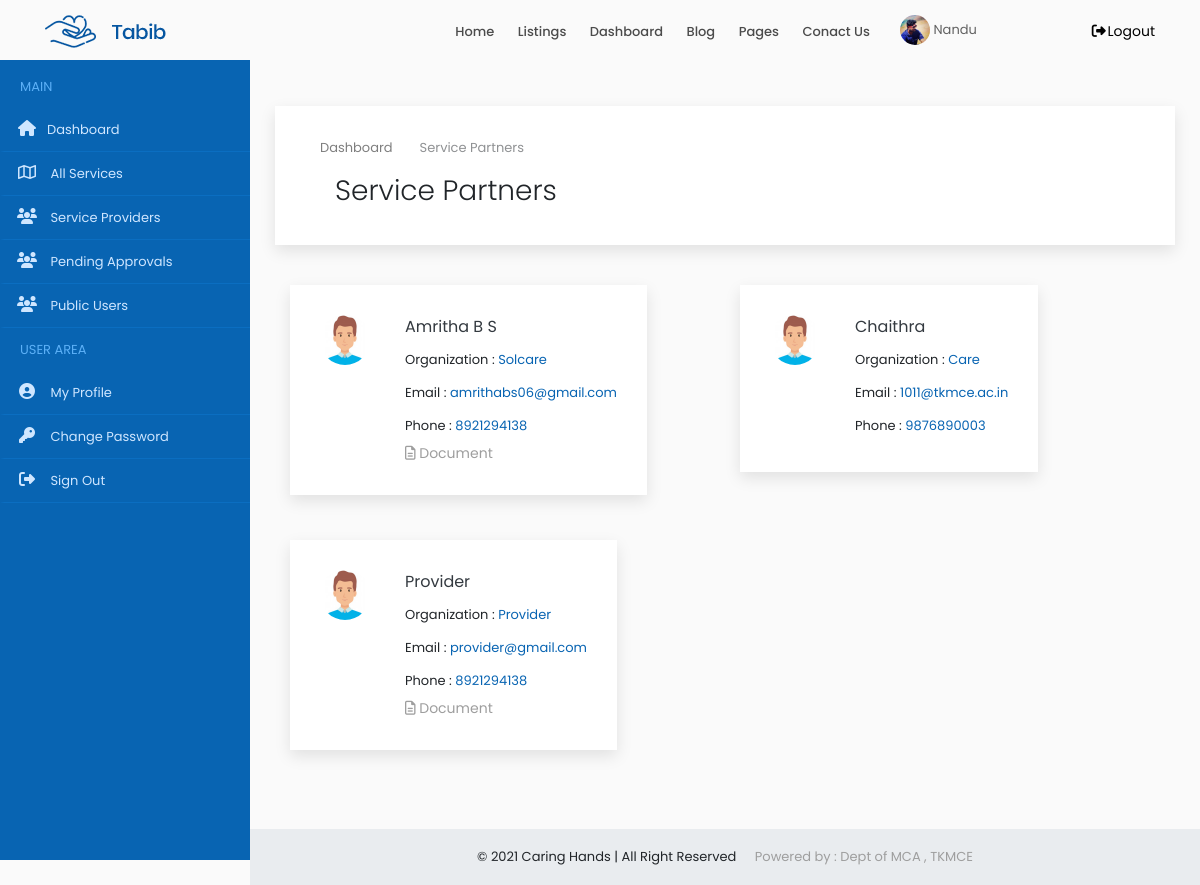
The app's page /administrator/providers/ (signed in) with its own data.
### accounts/models.py (models this page shows, shortened)
class Users(models.Model):
    user = models.ForeignKey(User,on_delete=models.CASCADE)
    name = models.CharField(max_length=150)
    email = models.EmailField(max_length=200,null=True, blank=True)
    organization = models.CharField(max_length=250,null=True, blank=True)
    mob = models.CharField(max_length=12)
    sex = models.CharField(max_length=10,choices=gender,default='Male')
    house = models.CharField(max_length=100,null=True, blank=True)
    street1 =models.CharField(max_length=100,null=True, blank=True)
    street2 =models.CharField(max_length=100,null=True, blank=True)
    city = models.CharField(max_length=100,null=True, blank=True)
    district = models.CharField(max_length=100,null=True, blank=True)
    state = models.CharField(max_length=100,null=True,choices=states, blank=True)
    pin = models.CharField(max_length=100,null=True,blank=True)
    age = models.IntegerField(null=True, blank=True)
    type = models.CharField(max_length=20,choices=user_type)
    approval = models.CharField(max_length=20,choices=approval_choices,default='Pending')
    document = models.FileField(upload_to='documents',null=True, blank=True)
    profile_picture = models.FileField(upload_to='dp',default='assets/img/user3.png')

### accounts/views.py (the view)
# urls.py: path('administrator/providers/',ViewServiceProviders.as_view(), name='service_providers'),
class ViewServiceProviders(View):
    def get(self, request):
        x = AdminCheck(request)
        if x == True:
            user = request.user
            account = Users.objects.get(user=user)
            sp = Users.objects.filter(type='service_provider',approval='1')
            context = {'account': account,'sp': sp}
            return render(request,'admin/service_providers.html',context)

### accounts/functions.py (called while the page is built)
def AdminCheck(request):
    user = request.user
    if user.is_authenticated:
        try:
            u = Users.objects.get(user=user)
            if u.type == 'admin':
                return (True)
            else:
                return (False)
        except:
            return (False)
    else:
        return (False)

### accounts/templates/admin/service_providers.html (shortened to what this page needs)
{% extends 'common/dashboard_main.html' %}
{% load static %}
{% block content %}
{% include 'common/header.html' %}
{% include 'admin/sidenav.html' %}
<div class="content-wrapper">
<div class="container-fluid overflow-hidden">
    <div class="row margin-tb-90px margin-lr-10px sm-mrl-0px">
        <div id="page-title" class="padding-30px background-white full-width box-shadow">
            <div class="container">
                <ol class="breadcrumb opacity-5">
                    <li><a href="{% url 'home' %}">Dashboard</a></li>
                    <li class="active">Service Partners</li>
                </ol>
                <div class="container-fluid">
                    <div class="row">
                        <div class="col-6">
                            <h1 class="font-weight-300">Service Partners</h1>
                        </div>
                        <div class="col-6">
                        </div>
                    </div>
                </div>
            </div>
        </div>
        <div class="container-fluid">
            <div class="row" style="margin-top:40px">
                {% for i in sp %}
                 <div class="col-lg-6 margin-bottom-45px full-width">
                    <div class="background-white thum-hover box-shadow  hvr-float">
                        <div class="padding-30px full-width">
                            <img src="{{i.profile_picture.url}}" class="float-left margin-right-20px border-radius-60 margin-bottom-20px" alt="" style="width: 50px;height:50px">
                            <div class="margin-left-85px">
                                <a class="d-block text-dark text-medium margin-bottom-5px" href="#">{{i.name|title}} </a>
                                <div class="d-block padding-tb-5px">Organization :  <a href="#" class="text-main-color">{{i.organization|title}}</a></div>
                                <div class="d-block padding-tb-5px">Email :  <a href="#" class="text-main-color">{{i.email}}</a></div>
                                <div class="d-block padding-tb-5px">Phone  :  <a href="#" class="text-main-color">{{i.mob}}</a></div>
                                {% if i.document %}
                                <a href="{{i.document.url}}" target="_blank" class="d-inline-block text-grey-2 text-up-small"><i class="far fa-file-alt"></i> Document</a>
                                {% endif %}
                            </div>
                        </div>
                    </div>
                </div>
                {% empty %}
                <div class="alert alert-danger  margin-bottom-35px border-radius-10 padding-30px">
                    <strong>OOPS!</strong> No Service Providers found
                    <hr>
                    <p class="margin-0px">Add new service providers to be listed out over here.</p>
                </div>
                {% endfor %}
            </div>
        </div>
    </div>
</div>
{% include 'common/small_footer.html' %}
</div>
{% endblock %}

### accounts/templates/common/header.html (shortened to what this page needs)
{% load static %}
<header>
    <div id="fixed-header-dark" class="header-output fixed-header">
        <div class="container header-in">
            <div class="row">
                <div class="col-lg-2 col-md-12">
                    <a id="logo" href="{% url 'index' %}" class="d-inline-block margin-tb-15px"><img
                            src="{% static 'assets/img/logo-1.png' %}" alt=""></a>
                </div>
                <div class="col-lg-7 col-md-12 position-inherit">
                    <ul id="menu-main" class="nav-menu float-lg-right link-padding-tb-20px">
                        <li><a href="{% url 'index' %}">Home</a>
                        </li>
                        <li class="has-dropdown"><a href="#">Listings</a>
                        </li>
                        <li><a href="{% url 'home' %}">Dashboard</a>
                        </li>
                        <li class="has-dropdown"><a href="#">Blog</a>
                        </li>
                        <li class="has-dropdown"><a href="#">Pages</a>
                        </li>
                        <li><a href="page-contact-us.html">Conact Us</a></li>
                    </ul>
                </div>
                <div class="col-lg-3 col-md-12">
                    {% if request.user.is_authenticated %}
                    <a href="{% url 'home' %}" class="margin-top-15px d-inline-block text-grey-3 margin-right-15px"><img src="{{account.profile_picture.url}}" class="height-30px border-radius-30" alt=""> {{account.name|title}}</a>
                    <a href="{% url 'logout' %}" class="margin-tb-20px d-inline-block text-up-small float-left float-lg-right" data-toggle="modal" data-target="#exampleModal"><i class="fa fa-fw fa-sign-out-alt"></i>Logout</a>
                    {% else %}
                    <a href="{% url 'login' %}" class="margin-tb-20px d-inline-block text-up-small float-left float-lg-right text-right"><i class="far fa-user"></i> Login</a>
                    {% endif %}
                </div>
            </div>
        </div>
    </div>
</header>

### static/assets/css/colors/main.css (style rules this page uses)
.text-main-color { color: #0864b2; }

### static/assets/css/sb-admin.css (style rules this page uses)
html { position: relative; min-height: 100%; }
body { overflow-x: hidden; }
.content-wrapper { min-height: calc(100vh - 56px); padding-top: 1rem; }
.content-wrapper { overflow-x: hidden; }
@media (min-width: 992px) { .content-wrapper { margin-left: 250px; } }

### records on screen
Users: profile_picture (picture), name "Nandu"
Users: profile_picture (picture), name "Amritha B S", organization "Solcare", email "amrithabs06@gmail.com", mob "8921294138"
Users: profile_picture (picture), name "Chaithra", organization "Care", email "1011@tkmce.ac.in", mob "9876890003"
Users: profile_picture (picture), name "Provider", organization "Provider", email "provider@gmail.com", mob "8921294138"
